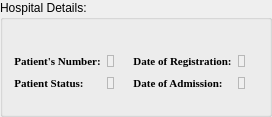
       <widget class="QGroupBox" name="groupBox_3">
        <property name="sizePolicy">
         <sizepolicy hsizetype="Preferred" vsizetype="Fixed">
          <horstretch>0</horstretch>
          <verstretch>0</verstretch>
         </sizepolicy>
        </property>
        <property name="title">
         <string>Hospital Details:</string>
        </property>
        <layout class="QHBoxLayout" name="horizontalLayout_5">
         <property name="topMargin">
          <number>22</number>
         </property>
         <item>
          <layout class="QFormLayout" name="formLayout_5">
           <property name="verticalSpacing">
            <number>9</number>
           </property>
           <property name="topMargin">
            <number>13</number>
           </property>
           <property name="rightMargin">
            <number>13</number>
           </property>
           <property name="bottomMargin">
            <number>13</number>
           </property>
           <item row="0" column="0">
            <widget class="QLabel" name="label_33">
             <property name="font">
              <font>
               <family>Georgia</family>
               <pointsize>8</pointsize>
               <weight>75</weight>
               <bold>true</bold>
              </font>
             </property>
             <property name="text">
              <string>Patient's Number:</string>
             </property>
             <property name="alignment">
              <set>Qt::AlignCenter</set>
             </property>
             <property name="margin">
              <number>2</number>
             </property>
            </widget>
           </item>
           <item row="0" column="1">
            <widget class="QLabel" name="cardNum">
             <property name="sizePolicy">
              <sizepolicy hsizetype="Preferred" vsizetype="Fixed">
               <horstretch>0</horstretch>
               <verstretch>0</verstretch>
              </sizepolicy>
             </property>
             <property name="font">
              <font>
               <family>Georgia</family>
               <pointsize>7</pointsize>
              </font>
             </property>
             <property name="autoFillBackground">
              <bool>true</bool>
             </property>
             <property name="frameShape">
              <enum>QFrame::StyledPanel</enum>
             </property>
             <property name="text">
              <string/>
             </property>
             <property name="margin">
              <number>2</number>
             </property>
            </widget>
           </item>
           <item row="1" column="0">
            <widget class="QLabel" name="label_35">
             <property name="font">
              <font>
               <family>Georgia</family>
               <pointsize>8</pointsize>
               <weight>75</weight>
               <bold>true</bold>
              </font>
             </property>
             <property name="text">
              <string>Patient Status:</string>
             </property>
             <property name="alignment">
              <set>Qt::AlignCenter</set>
             </property>
             <property name="margin">
              <number>2</number>
             </property>
            </widget>
           </item>
           <item row="1" column="1">
            <widget class="QLabel" name="patientsStat">
             <property name="sizePolicy">
              <sizepolicy hsizetype="Preferred" vsizetype="Fixed">
               <horstretch>0</horstretch>
               <verstretch>0</verstretch>
              </sizepolicy>
             </property>
             <property name="font">
              <font>
               <family>Georgia</family>
               <pointsize>7</pointsize>
              </font>
             </property>
             <property name="autoFillBackground">
              <bool>true</bool>
             </property>
             <property name="frameShape">
              <enum>QFrame::StyledPanel</enum>
             </property>
             <property name="text">
              <string/>
             </property>
             <property name="margin">
              <number>2</number>
             </property>
            </widget>
           </item>
          </layout>
         </item>
         <item>
          <layout class="QFormLayout" name="formLayout_6">
           <property name="verticalSpacing">
            <number>9</number>
           </property>
           <property name="leftMargin">
            <number>0</number>
           </property>
           <property name="topMargin">
            <number>13</number>
           </property>
           <property name="rightMargin">
            <number>13</number>
           </property>
           <property name="bottomMargin">
            <number>13</number>
           </property>
           <item row="0" column="0">
            <widget class="QLabel" name="label_37">
             <property name="font">
              <font>
               <family>Georgia</family>
               <pointsize>8</pointsize>
               <weight>75</weight>
               <bold>true</bold>
              </font>
             </property>
             <property name="text">
              <string>Date of Registration:</string>
             </property>
             <property name="alignment">
              <set>Qt::AlignCenter</set>
             </property>
             <property name="margin">
              <number>2</number>
             </property>
            </widget>
           </item>
           <item row="0" column="1">
            <widget class="QLabel" name="regdate">
             <property name="sizePolicy">
              <sizepolicy hsizetype="Preferred" vsizetype="Fixed">
               <horstretch>0</horstretch>
               <verstretch>0</verstretch>
              </sizepolicy>
             </property>
             <property name="font">
              <font>
               <family>Georgia</family>
               <pointsize>7</pointsize>
              </font>
             </property>
             <property name="autoFillBackground">
              <bool>true</bool>
             </property>
             <property name="frameShape">
              <enum>QFrame::StyledPanel</enum>
             </property>
             <property name="text">
              <string/>
             </property>
             <property name="margin">
              <number>2</number>
             </property>
            </widget>
           </item>
           <item row="1" column="0">
            <widget class="QLabel" name="label_39">
             <property name="font">
              <font>
               <family>Georgia</family>
               <pointsize>8</pointsize>
               <weight>75</weight>
               <bold>true</bold>
              </font>
             </property>
             <property name="text">
              <string>Date of Admission:</string>
             </property>
             <property name="alignment">
              <set>Qt::AlignCenter</set>
             </property>
             <property name="margin">
              <number>2</number>
             </property>
            </widget>
           </item>
           <item row="1" column="1">
            <widget class="QLabel" name="admissiondate">
             <property name="sizePolicy">
              <sizepolicy hsizetype="Preferred" vsizetype="Fixed">
               <horstretch>0</horstretch>
               <verstretch>0</verstretch>
              </sizepolicy>
             </property>
             <property name="font">
              <font>
               <family>Georgia</family>
               <pointsize>7</pointsize>
              </font>
             </property>
             <property name="autoFillBackground">
              <bool>true</bool>
             </property>
             <property name="frameShape">
              <enum>QFrame::StyledPanel</enum>
             </property>
             <property name="text">
              <string/>
             </property>
             <property name="margin">
              <number>2</number>
             </property>
            </widget>
           </item>
          </layout>
         </item>
        </layout>
       </widget>
